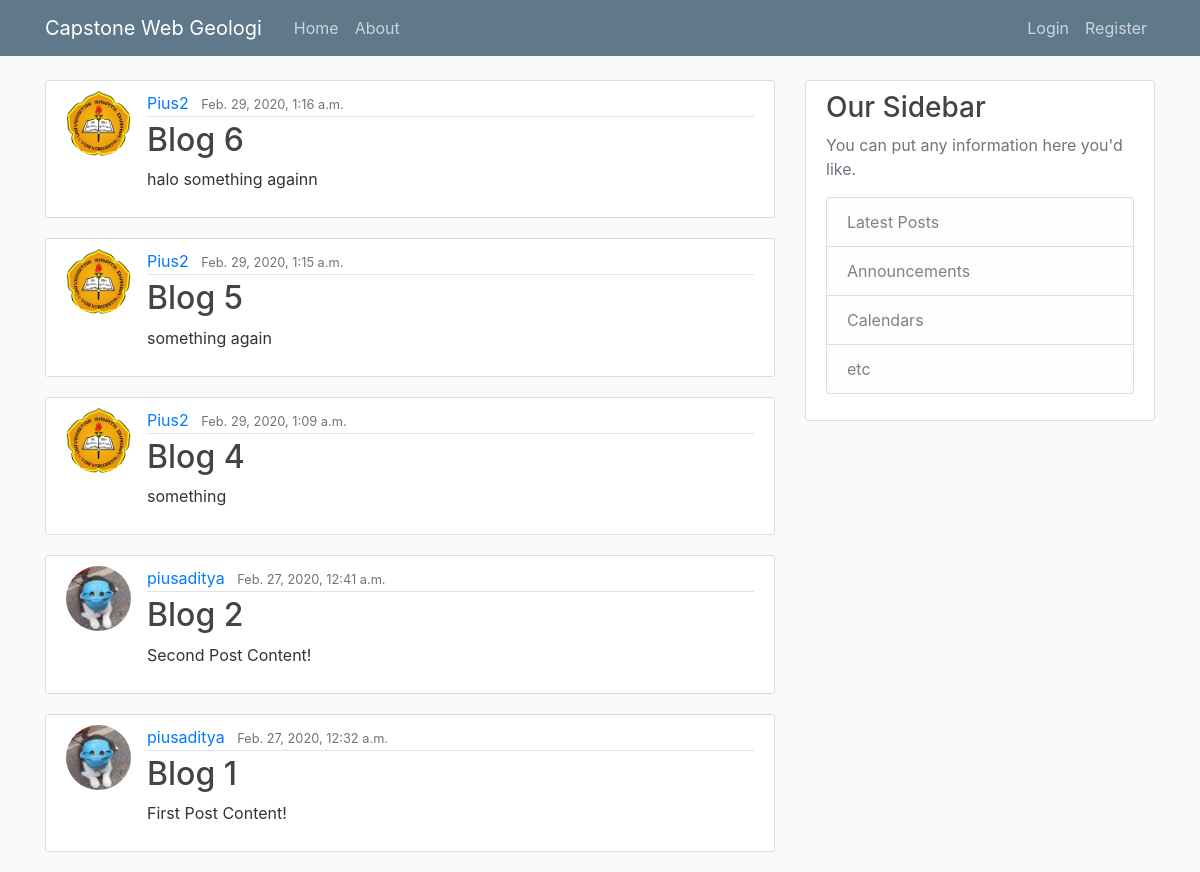
The page / on the database its author committed.
### home/models.py (models this page shows, shortened)
class Post(models.Model):
    title = models.CharField(max_length=100)
    content = models.TextField()
    date_posted = models.DateTimeField(default=timezone.now)
    author = models.ForeignKey(User, on_delete=models.CASCADE)

### users/models.py (models this page shows, shortened)
class Profile(models.Model):
    user = models.OneToOneField(User, on_delete=models.CASCADE)
    image = models.ImageField(default='default.jpg', upload_to='profile_pics')

### home/views.py (the view)
# urls.py: path('', PostListView.as_view(), name='blog-home'),
class PostListView(ListView):
    model = Post
    template_name = 'home/home.html'  # <app>/<model>_<viewtype>.html
    context_object_name = 'posts'
    ordering = ['-date_posted']

### home/templates/home/home.html
{% extends "home/base.html" %}
{% block content %}
    {%for post in posts%}
        <article class="media content-section">
            <img class="rounded-circle article-img" src="{{ post.author.profile.image.url }}">
              <div class="media-body">
                <div class="article-metadata">
                  <a class="mr-2" href="#">{{ post.author }}</a>
                  <small class="text-muted">{{ post.date_posted }}</small>
                </div>
                <h2><a class="article-title" href="{% url 'post-detail' post.id %}">{{ post.title }}</a></h2>
                <p class="article-content">{{ post.content }}</p>
              </div>
        </article>
    {%endfor%}
{%endblock content%}

### home/templates/home/base.html (shortened to what this page needs)
{% load static %}
<!DOCTYPE html>
<html>
<head>
    <link rel="stylesheet" href="https://maxcdn.bootstrapcdn.com/bootstrap/4.0.0/css/bootstrap.min.css">
    <link rel="stylesheet" type="text/css" href="{% static 'map/main.css' %}">
</head>
<body>
    <header class="site-header">
      <nav class="navbar navbar-expand-md navbar-dark bg-steel fixed-top">
        <div class="container">
          <a class="navbar-brand mr-4" href="{%url 'blog-home'%}">Capstone Web Geologi</a>
          <div class="collapse navbar-collapse" id="navbarToggle">
            <div class="navbar-nav mr-auto">
              <a class="nav-item nav-link" href="{%url 'blog-home'%}">Home</a>
              <a class="nav-item nav-link" href="{%url 'blog-about'%}">About</a>
            </div>
            <div class="navbar-nav">
                {% if user.is_authenticated %}
                    <a class="nav-item nav-link" href="{% url 'post-create' %}">New Post</a>
                    <a class="nav-item nav-link" href="{% url 'profile' %}">Profile</a>
                    <a class="nav-item nav-link" href="{% url 'logout' %}">Logout</a>
                {% else %}
                    <a class="nav-item nav-link" href="{% url 'login' %}">Login</a>
                    <a class="nav-item nav-link" href="{% url 'register' %}">Register</a>
                {% endif %}
            </div>
          </div>
        </div>
      </nav>
    </header>
    <main role="main" class="container">
      <div class="row">
        <div class="col-md-8">
            {% block content %}{% endblock %}
        </div>
        <div class="col-md-4">
          <div class="content-section">
            <h3>Our Sidebar</h3>
            <p class='text-muted'>You can put any information here you'd like.
              <ul class="list-group">
                <li class="list-group-item list-group-item-light">Latest Posts</li>
                <li class="list-group-item list-group-item-light">Announcements</li>
                <li class="list-group-item list-group-item-light">Calendars</li>
                <li class="list-group-item list-group-item-light">etc</li>
              </ul>
            </p>
          </div>
        </div>
      </div>
    </main>
</body>
</html>

### home/static/map/main.css (style rules this page uses)
body { background: #fafafa; color: #333333; margin-top: 5rem; }
h1, h2, h3, h4, h5, h6 { color: #444444; }
ul { margin: 0; }
.bg-steel { background-color: #5f788a; }
.site-header .navbar-nav .nav-link { color: #cbd5db; }
.content-section { background: #ffffff; padding: 10px 20px; border: 1px solid #dddddd; border-radius: 3px; margin-bottom: 20px; }
.article-title { color: #444444; }
.article-content { white-space: pre-line; }
.article-img { height: 65px; width: 65px; margin-right: 16px; }
.article-metadata { padding-bottom: 1px; margin-bottom: 4px; border-bottom: 1px solid #e3e3e3 }

### rows shown on the page
Post: author.profile.image (picture), author "Pius2", date_posted "Feb. 29, 2020, 1:16 a.m.", title "Blog 6", content "halo something againn"
Post: author.profile.image (picture), author "Pius2", date_posted "Feb. 29, 2020, 1:15 a.m.", title "Blog 5", content "something again"
Post: author.profile.image (picture), author "Pius2", date_posted "Feb. 29, 2020, 1:09 a.m.", title "Blog 4", content "something"
Post: author.profile.image (picture), author "piusaditya", date_posted "Feb. 27, 2020, 12:41 a.m.", title "Blog 2", content "Second Post Content!"
Post: author.profile.image (picture), author "piusaditya", date_posted "Feb. 27, 2020, 12:32 a.m.", title "Blog 1", content "First Post Content!"
